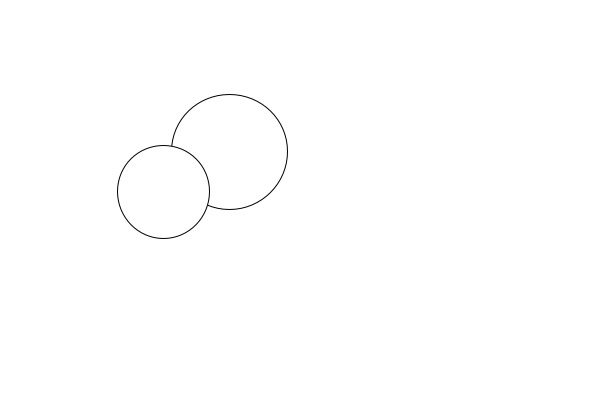
Frame 1 (no input)
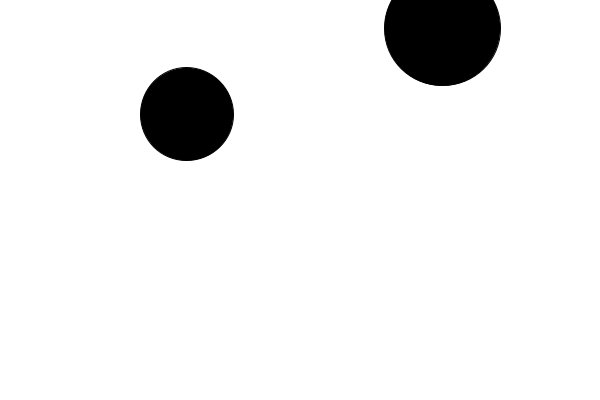
Frame 60 (the mouse pressed at the canvas centre just before this capture)
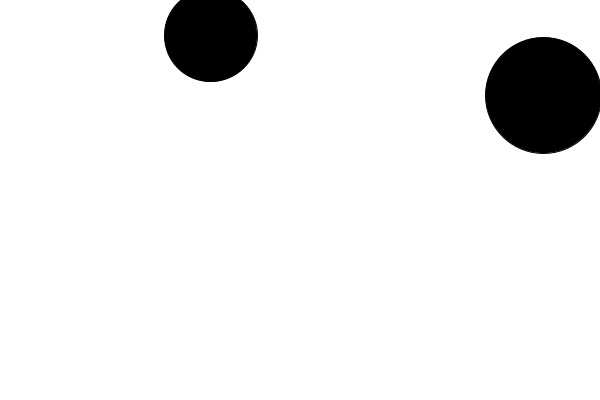
Frame 120 (the mouse held since frame 60 and released just before this capture)

The Processing sketch that drew these frames (run headless with seeded random() and noise(); from frame 60 on, the mouse is pressed at the canvas centre):

// Processing sketch: classyBallsOverlap
// ── classyBallsOverlap.pde
Ball ball1;
Ball ball2;

void setup() {
  size(600, 400);
  ball1 = new Ball();
  ball2 = new Ball();
}

void draw() {
  background(255);
  ball1.checkPos(ball2.xPos, ball2.yPos, ball2.rad); 

  ball1.render();
  ball1.move();

  ball2.render();
  ball2.move();
}
// ── this.pde
class Ball {
  float xPos, yPos, xSpeed, ySpeed, rad;

  Ball() {
    xPos = random(100, 300);
    yPos = random(100, 300);
    xSpeed = random(-4,4);
    ySpeed = random(-4, 4);
    rad = random(90, 120);
  }

  void render() {
    ellipse(xPos, yPos, rad, rad);
  }

  void move() {
    xPos += xSpeed;
    yPos += ySpeed;

    if (xPos <= 0 || xPos >=width) {
      xSpeed *= -1;
    }
    if (yPos <= 0 || yPos >=height) {
      ySpeed *= -1;
    }
  }
  
  void checkPos(float _x, float _y, float _size){
   if(dist(xPos, yPos, _x, _y)< (rad+_size)/2){
    fill(255); 
   }else{
    fill(0); 
   }
  }
}
